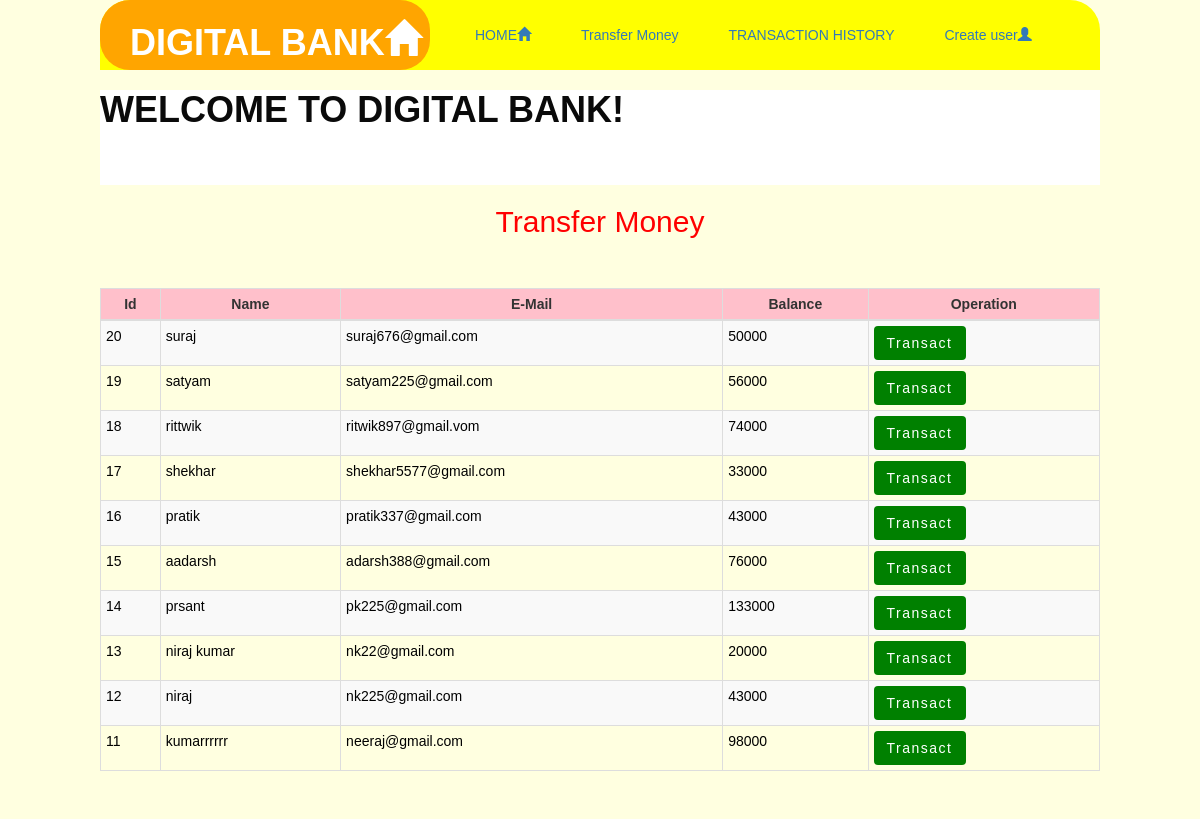
The app's page /transfermoney.php with its own data.
### tables this page shows
CREATE TABLE `user` (
  `id` int(11) NOT NULL,
  `name` varchar(60) NOT NULL,
  `email` varchar(50) NOT NULL,
  `balance` bigint(255) NOT NULL
);

### transfermoney.php (the view, shortened to what this page needs)
<!DOCTYPE html>
<html>
<head>
  <link rel="stylesheet" href="https://maxcdn.bootstrapcdn.com/bootstrap/3.4.1/css/bootstrap.min.css">
<link rel="stylesheet" type="text/css" href="style.css"/>
</head>
<body style="background-color :lightyellow;">
<?php
    include 'config.php';
    $sql = "SELECT * FROM `user`";
    $result = mysqli_query($conn,$sql);
?>
<div id="outer">
<div id="menuparent">
	<div id="iconbar"><h1 style="color:white;padding-left:30px;">DIGITAL BANK<span class="glyphicon glyphicon-home"></h1></div>
	<div id="menubar">
	<ul>
<li class="menu"><a href="index.php" >HOME<span class="glyphicon glyphicon-home"></span></a></li>
		<li class="menu"><a href="transfermoney.php">Transfer Money</a></li>
		<li class="menu"><a href="transactionhistory.php">TRANSACTION HISTORY</a></li>
		<li class="menu"><a href="register.php">Create user<span class="glyphicon glyphicon-user"></span></a></li>
	</ul>
	</div></div>
	<div id="secondabout">
	<div id="header">
	<marquee scrollamount="15"><h1>WELCOME TO DIGITAL BANK!</h1></marquee>
	</div>
		<center style="color:red;"><h2>Transfer Money</h2></center></br>
		<div class="container">
        <br>
            <div class="row">
                <div class="col">
                    <div class="table-responsive-sm">
                    <table class="table table-hover table-sm table-striped table-condensed table-bordered" style="border-color:black; background-color:lightyrey">
                            <tr>
                            <th scope="col" class="text-center py-2" style="background-color:pink">Id</th>
                            <th scope="col" class="text-center py-2" style="background-color:pink">Name</th>
                            <th scope="col" class="text-center py-2" style="background-color:pink">E-Mail</th>
                            <th scope="col" class="text-center py-2" style="background-color:pink">Balance</th>
                            <th scope="col" class="text-center py-2" style="background-color:pink">Operation</th>
                            </tr>
                        <tbody>
                <?php
                    while($rows=mysqli_fetch_assoc($result)){
                ?>
                    <tr style="color : black;">
                        <td class="py-2"><?php echo $rows['id'] ?></td>
                        <td class="py-2"><?php echo $rows['name']?></td>
                        <td class="py-2"><?php echo $rows['email']?></td>
                        <td class="py-2"><?php echo $rows['balance']?></td>
                        <td><a href="selecteduserdetail.php?id= <?php echo $rows['id'] ;?>"> <button type="button" class="btn" style="background-color : green;">Transact</button></a></td>
                    </tr>
                <?php
                    }
                ?>
                        </tbody>
                    </table>
                    </div>
                </div>
            </div>
         </div>
	</div>
	</div>
</body>
</html>

### style.css (style rules this page uses)
#outer { height:1000px; width:1000px; margin: 0px auto; }
#menuparent { width:1000px; height:70px; background-color:yellow; border-radius:30px 30px 0px 0px; }
#iconbar { width:330px; height:70px; float:left; border-radius:30px; background-color:orange; }
#menubar { width:650px; height:70px; float:right; }
#outer ul { list-style-type:none; }
#outer ul li { padding:25px; float:left; }
#outer ul li a { text-decoration:none; }
#header { height:95px; width:1000px; background-color:white; color:black; margin-top:5px; }
.container { width:100%; }
* { padding: 0; margin: 0; box-sizing: border-box; font-family: sans-serif; }
h1 { color: #0a0a0a; font-weight: bold; transition: 0.5s; }
button { border:none; border-radius: 8px; padding: 10px; background:#7B8788; color:white; letter-spacing: 1.5px; font-size: 15px; transition: 0.5s; }

### transfermoney.php (style rules this page uses)
button { transition: 1.5s; }

### records on screen
user: id "20", name "suraj", email "suraj676@gmail.com", balance "50000"
user: id "19", name "satyam", email "satyam225@gmail.com", balance "56000"
user: id "18", name "rittwik", email "ritwik897@gmail.vom", balance "74000"
user: id "17", name "shekhar", email "shekhar5577@gmail.com", balance "33000"
user: id "16", name "pratik", email "pratik337@gmail.com", balance "43000"
user: id "15", name "aadarsh", email "adarsh388@gmail.com", balance "76000"
user: id "14", name "prsant", email "pk225@gmail.com", balance "133000"
user: id "13", name "niraj kumar", email "nk22@gmail.com", balance "20000"
user: id "12", name "niraj", email "nk225@gmail.com", balance "43000"
user: id "11", name "kumarrrrrr", email "neeraj@gmail.com", balance "98000"
